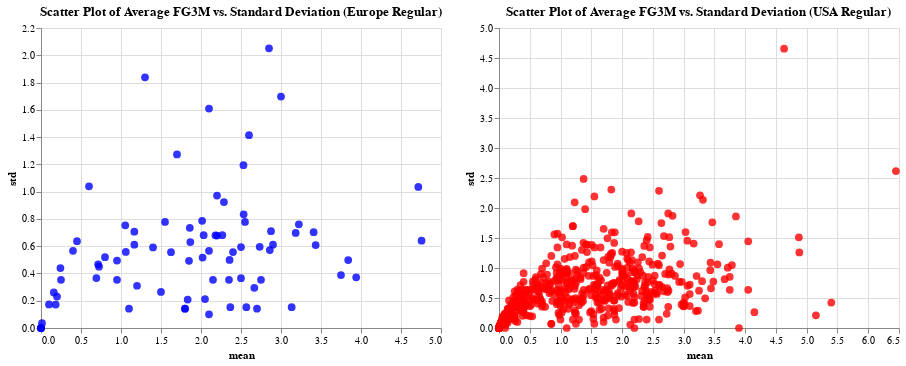

Here is the notebook cell this chart was saved with:
### Code cell
import pandas as pd
import altair as alt

# Calculate mean and standard deviation for AVG AST for data_per_min_europe_regular
avg_ast_std_europe = europe_F_regular.groupby('PLAYER_NAME')['FG3M'].agg(['mean', 'std']).reset_index()

# Calculate mean and standard deviation for AVG AST for data_per_min_usa_regular
avg_ast_std_usa = non_europe_F_regular.groupby('PLAYER_NAME')['FG3M'].agg(['mean', 'std']).reset_index()

# Create scatter plot for data_per_min_europe_regular
scatter_europe = alt.Chart(avg_ast_std_europe).mark_circle(size=60).encode(
    x='mean:Q',
    y='std:Q',
    tooltip=['PLAYER_NAME', 'mean', 'std'],
    color=alt.value('blue'),
    opacity=alt.value(0.8)
).properties(
    width=400,
    height=300,
    title='Scatter Plot of Average FG3M vs. Standard Deviation (Europe Regular)'
)

# Create scatter plot for data_per_min_usa_regular
scatter_usa = alt.Chart(avg_ast_std_usa).mark_circle(size=60).encode(
    x='mean:Q',
    y='std:Q',
    tooltip=['PLAYER_NAME', 'mean', 'std'],
    color=alt.value('red'),
    opacity=alt.value(0.8)
).properties(
    width=400,
    height=300,
    title='Scatter Plot of Average FG3M vs. Standard Deviation (USA Regular)'
)

# Concatenate the plots
scatter_europe | scatter_usa

### Figure 1 — Vega-Lite specification as saved in the notebook (floating-point values rounded to 4 significant figures; data arrays with more than 128 entries replaced by an {"elided": "..."} marker saying what was removed)
{"config": {"view": {"continuousWidth": 300, "continuousHeight": 300}}, "hconcat": [{"data": {"name": "data-6000f114748d4def10975544152ea3fc"}, "mark": {"type": "circle", "size": 60}, "encoding": {"color": {"value": "blue"}, "opacity": {"value": 0.8}, "tooltip": [{"field": "PLAYER_NAME", "type": "nominal"}, {"field": "mean", "type": "quantitative"}, {"field": "std", "type": "quantitative"}], "x": {"field": "mean", "type": "quantitative"}, "y": {"field": "std", "type": "quantitative"}}, "height": 300, "title": "Scatter Plot of Average FG3M vs. Standard Deviation (Europe Regular)", "width": 400}, {"data": {"name": "data-5efea437ba74e796f62fa3071309cc2a"}, "mark": {"type": "circle", "size": 60}, "encoding": {"color": {"value": "red"}, "opacity": {"value": 0.8}, "tooltip": [{"field": "PLAYER_NAME", "type": "nominal"}, {"field": "mean", "type": "quantitative"}, {"field": "std", "type": "quantitative"}], "x": {"field": "mean", "type": "quantitative"}, "y": {"field": "std", "type": "quantitative"}}, "height": 300, "title": "Scatter Plot of Average FG3M vs. Standard Deviation (USA Regular)", "width": 400}], "$schema": "https://vega.github.io/schema/vega-lite/v5.8.0.json", "datasets": {"data-6000f114748d4def10975544152ea3fc": [{"PLAYER_NAME": "Admiral Schofield", "mean": 2.567, "std": 0.1528}, {"PLAYER_NAME": "Aleksej Pokusevski", "mean": 2.367, "std": 0.1528}, {"PLAYER_NAME": "Alen Smailagic", "mean": 1.55, "std": 0.7778}, {"PLAYER_NAME": "Andrei Kirilenko", "mean": 0.6923, "std": 0.3662}, {"PLAYER_NAME": "Antonis Fotsis", "mean": 1.1, "std": null}, {"PLAYER_NAME": "Arnoldas Kulboka", "mean": 0.0, "std": null}, {"PLAYER_NAME": "Bojan Bogdanovic", "mean": 3.433, "std": 0.6083}, {"PLAYER_NAME": "Bostjan Nachbar", "mean": 2.533, "std": 0.8335}, {"PLAYER_NAME": "Cedi Osman", "mean": 3.183, "std": 0.6969}, {"PLAYER_NAME": "Damien Inglis", "mean": 1.0, "std": null}, {"PLAYER_NAME": "Damir Markota", "mean": 1.8, "std": null}, {"PLAYER_NAME": "Damjan Rudez", "mean": 3.133, "std": 0.1528}, {"PLAYER_NAME": "Daniel Theis", "mean": 1.2, "std": 0.3098}, {"PLAYER_NAME": "Danilo Gallinari", "mean": 3.223, "std": 0.7607}, {"PLAYER_NAME": "Dario Saric", "mean": 2.667, "std": 0.2944}, {"PLAYER_NAME": "Darius Songaila", "mean": 0.0125, "std": 0.03536}, {"PLAYER_NAME": "Davis Bertans", "mean": 4.757, "std": 0.6399}, {"PLAYER_NAME": "Deividas Sirvydis", "mean": 2.6, "std": 1.414}, {"PLAYER_NAME": "Deni Avdija", "mean": 1.833, "std": 0.2082}, {"PLAYER_NAME": "Dino Radja", "mean": 0.0, "std": null}, {"PLAYER_NAME": "Dirk Nowitzki", "mean": 2.014, "std": 0.7857}, {"PLAYER_NAME": "Domantas Sabonis", "mean": 0.7143, "std": 0.467}, {"PLAYER_NAME": "Donatas Motiejunas", "mean": 1.167, "std": 0.7062}, {"PLAYER_NAME": "Dragan Bender", "mean": 2.2, "std": 0.6782}, {"PLAYER_NAME": "Duje Dukan", "mean": 3.8, "std": null}, {"PLAYER_NAME": "Elias Harris", "mean": 0.0, "std": null}, {"PLAYER_NAME": "Elie Okobo", "mean": 1.8, "std": 0.1414}, {"PLAYER_NAME": "Erik Murphy", "mean": 0.0, "std": null}, {"PLAYER_NAME": "Ersan Ilyasova", "mean": 2.531, "std": 1.194}, {"PLAYER_NAME": "Franz Wagner", "mean": 2.15, "std": 0.3536}, {"PLAYER_NAME": "Furkan Aldemir", "mean": 0.0, "std": null}, {"PLAYER_NAME": "Georgios Kalaitzakis", "mean": 2.3, "std": null}, {"PLAYER_NAME": "Giannis Antetokounmpo", "mean": 1.06, "std": 0.5582}, {"PLAYER_NAME": "Gigi Datome", "mean": 2.85, "std": 2.051}, {"PLAYER_NAME": "Guerschon Yabusele", "mean": 2.1, "std": 0.5657}, {"PLAYER_NAME": "Hedo Turkoglu", "mean": 2.287, "std": 0.9234}, {"PLAYER_NAME": "Jaylen Hoard", "mean": 0.6, "std": 1.039}, {"PLAYER_NAME": "Jeffery Taylor", "mean": 1.5, "std": 0.2646}, {"PLAYER_NAME": "Jeremy Sochan", "mean": 1.1, "std": null}, {"PLAYER_NAME": "Jerome Moiso", "mean": 0.0, "std": 0.0}, {"PLAYER_NAME": "Joel Bolomboy", "mean": 0.45, "std": 0.6364}, {"PLAYER_NAME": "John Amaechi", "mean": 0.0, "std": 0.0}, {"PLAYER_NAME": "Jonas Jerebko", "mean": 1.867, "std": 0.6305}, {"PLAYER_NAME": "Jorge Garbajosa", "mean": 3.0, "std": 1.697}, {"PLAYER_NAME": "Juancho Hernangomez", "mean": 2.357, "std": 0.4995}, {"PLAYER_NAME": "Kevin Seraphin", "mean": 0.0, "std": 0.0}, {"PLAYER_NAME": "Killian Tillie", "mean": 2.7, "std": 0.1414}, {"PLAYER_NAME": "Kostas Antetokounmpo", "mean": 0.0, "std": 0.0}, {"PLAYER_NAME": "Kostas Papanikolaou", "mean": 1.8, "std": 0.1414}, {"PLAYER_NAME": "Kristaps Porzingis", "mean": 2.9, "std": 0.611}, {"PLAYER_NAME": "Lauri Markkanen", "mean": 3.75, "std": 0.3886}, {"PLAYER_NAME": "Linas Kleiza", "mean": 2.2, "std": 0.9713}, {"PLAYER_NAME": "Luka Doncic", "mean": 3.94, "std": 0.3715}, {"PLAYER_NAME": "Luka Samanic", "mean": 2.4, "std": 0.5568}, {"PLAYER_NAME": "Luol Deng", "mean": 1.053, "std": 0.753}, {"PLAYER_NAME": "Maciej Lampe", "mean": 0.1, "std": 0.1732}, {"PLAYER_NAME": "Mario Hezonja", "mean": 2.02, "std": 0.5167}, {"PLAYER_NAME": "Marko Milic", "mean": 0.4, "std": 0.5657}, {"PLAYER_NAME": "Martin Muursepp", "mean": 0.95, "std": 0.495}, {"PLAYER_NAME": "Maxi Kleber", "mean": 2.5, "std": 0.5933}, {"PLAYER_NAME": "Mickael Gelabale", "mean": 1.167, "std": 0.611}, {"PLAYER_NAME": "Mickael Pietrus", "mean": 2.86, "std": 0.5719}, {"PLAYER_NAME": "Mindaugas Kuzminskas", "mean": 1.3, "std": 1.838}, {"PLAYER_NAME": "Mirsad Turkcan", "mean": 0.0, "std": null}, {"PLAYER_NAME": "Mirza Teletovic", "mean": 4.717, "std": 1.034}, {"PLAYER_NAME": "Moritz Wagner", "mean": 2.18, "std": 0.6797}, {"PLAYER_NAME": "Moussa Diabate", "mean": 0.2, "std": null}, {"PLAYER_NAME": "Nemanja Bjelica", "mean": 2.5, "std": 0.3651}, {"PLAYER_NAME": "Nicolo Melli", "mean": 2.55, "std": 0.7778}, {"PLAYER_NAME": "Nikola Jovic", "mean": 1.9, "std": null}, {"PLAYER_NAME": "Nikola Mirotic", "mean": 3.84, "std": 0.498}, {"PLAYER_NAME": "Nikoloz Tskitishvili", "mean": 0.725, "std": 0.45}, {"PLAYER_NAME": "OG Anunoby", "mean": 2.733, "std": 0.5955}, {"PLAYER_NAME": "Oleksiy Pecherov", "mean": 2.267, "std": 0.6807}, {"PLAYER_NAME": "Omri Casspi", "mean": 1.86, "std": 0.7351}, {"PLAYER_NAME": "Ousmane Dieng", "mean": 2.1, "std": null}, {"PLAYER_NAME": "Pape Sy", "mean": 0.0, "std": null}, {"PLAYER_NAME": "Paul Zipser", "mean": 2.05, "std": 0.2121}, {"PLAYER_NAME": "Peja Stojakovic", "mean": 3.408, "std": 0.7029}, {"PLAYER_NAME": "Pero Antic", "mean": 2.75, "std": 0.3536}, {"PLAYER_NAME": "Petr Cornelie", "mean": 1.1, "std": null}, {"PLAYER_NAME": "Rodions Kurucs", "mean": 2.1, "std": 0.1}, {"PLAYER_NAME": "Sandro Mamukelashvili", "mean": 2.35, "std": 0.3536}, {"PLAYER_NAME": "Santi Aldama", "mean": 1.7, "std": 1.273}, {"PLAYER_NAME": "Sekou Doumbouya", "mean": 2.033, "std": 0.6807}, {"PLAYER_NAME": "Sergei Monia", "mean": 1.4, "std": null}, {"PLAYER_NAME": "Simone Fontecchio", "mean": 3.7, "std": null}, {"PLAYER_NAME": "Slava Medvedenko", "mean": 0.2429, "std": 0.4392}, {"PLAYER_NAME": "Tariq Abdul-Wahad", "mean": 0.1833, "std": 0.1722}, {"PLAYER_NAME": "Thabo Sefolosha", "mean": 1.4, "std": 0.591}, {"PLAYER_NAME": "Thanasis Antetokounmpo", "mean": 0.16, "std": 0.2608}, {"PLAYER_NAME": "Toni Kukoc", "mean": 1.85, "std": 0.4927}, {"PLAYER_NAME": "Tornike Shengelia", "mean": 0.25, "std": 0.3536}, {"PLAYER_NAME": "Uros Slokar", "mean": 0.6, "std": null}, {"PLAYER_NAME": "Usman Garuba", "mean": 1.1, "std": 0.1414}, {"PLAYER_NAME": "Victor Claver", "mean": 2.1, "std": 1.609}, {"PLAYER_NAME": "Viktor Khryapa", "mean": 0.2, "std": 0.2309}, {"PLAYER_NAME": "Vladimir Radmanovic", "mean": 2.875, "std": 0.7098}, {"PLAYER_NAME": "Vlatko Cancar", "mean": 1.625, "std": 0.556}, {"PLAYER_NAME": "William Howard", "mean": 0.0, "std": null}, {"PLAYER_NAME": "Yaroslav Korolev", "mean": 0.95, "std": 0.3536}, {"PLAYER_NAME": "Yves Pons", "mean": 1.9, "std": null}, {"PLAYER_NAME": "Zarko Cabarkapa", "mean": 0.8, "std": 0.5196}], "data-5efea437ba74e796f62fa3071309cc2a": {"elided": "873 records"}}}
